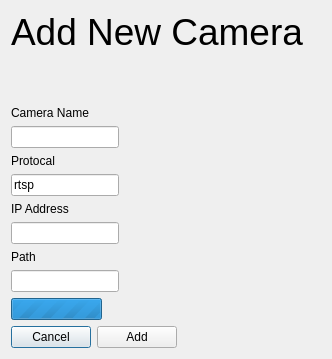
<?xml version="1.0" encoding="UTF-8"?>
<ui version="4.0">
 <class>AddCamera</class>
 <widget class="QDialog" name="AddCamera">
  <property name="windowModality">
   <enum>Qt::ApplicationModal</enum>
  </property>
  <property name="geometry">
   <rect>
    <x>0</x>
    <y>0</y>
    <width>332</width>
    <height>359</height>
   </rect>
  </property>
  <property name="minimumSize">
   <size>
    <width>332</width>
    <height>359</height>
   </size>
  </property>
  <property name="maximumSize">
   <size>
    <width>374</width>
    <height>391</height>
   </size>
  </property>
  <property name="windowTitle">
   <string>Add New Camera</string>
  </property>
  <property name="modal">
   <bool>true</bool>
  </property>
  <layout class="QFormLayout" name="formLayout">
   <item row="0" column="0">
    <layout class="QVBoxLayout" name="verticalLayout">
     <item>
      <widget class="QLabel" name="label_5">
       <property name="font">
        <font>
         <pointsize>28</pointsize>
        </font>
       </property>
       <property name="styleSheet">
        <string notr="true"/>
       </property>
       <property name="text">
        <string>Add New Camera</string>
       </property>
       <property name="alignment">
        <set>Qt::AlignCenter</set>
       </property>
      </widget>
     </item>
    </layout>
   </item>
   <item row="2" column="0">
    <widget class="QLabel" name="label_2">
     <property name="text">
      <string>Camera Name</string>
     </property>
    </widget>
   </item>
   <item row="3" column="0">
    <widget class="QLineEdit" name="nameInput"/>
   </item>
   <item row="4" column="0">
    <widget class="QLabel" name="label">
     <property name="text">
      <string>Protocal</string>
     </property>
    </widget>
   </item>
   <item row="5" column="0">
    <widget class="QLineEdit" name="protocalInput">
     <property name="text">
      <string>rtsp</string>
     </property>
     <property name="placeholderText">
      <string/>
     </property>
    </widget>
   </item>
   <item row="6" column="0">
    <widget class="QLabel" name="label_4">
     <property name="text">
      <string>IP Address</string>
     </property>
    </widget>
   </item>
   <item row="7" column="0">
    <widget class="QLineEdit" name="ipAddressInput"/>
   </item>
   <item row="8" column="0">
    <widget class="QLabel" name="label_3">
     <property name="text">
      <string>Path</string>
     </property>
    </widget>
   </item>
   <item row="9" column="0">
    <widget class="QLineEdit" name="pathInput"/>
   </item>
   <item row="10" column="0">
    <widget class="QProgressBar" name="progressBar">
     <property name="maximum">
      <number>0</number>
     </property>
     <property name="value">
      <number>-1</number>
     </property>
    </widget>
   </item>
   <item row="11" column="0">
    <layout class="QHBoxLayout" name="horizontalLayout">
     <item>
      <widget class="QPushButton" name="cancel">
       <property name="text">
        <string>Cancel</string>
       </property>
      </widget>
     </item>
     <item>
      <widget class="QPushButton" name="addCamera">
       <property name="text">
        <string>Add</string>
       </property>
      </widget>
     </item>
    </layout>
   </item>
   <item row="1" column="0">
    <spacer name="verticalSpacer">
     <property name="orientation">
      <enum>Qt::Vertical</enum>
     </property>
     <property name="sizeHint" stdset="0">
      <size>
       <width>20</width>
       <height>40</height>
      </size>
     </property>
    </spacer>
   </item>
  </layout>
 </widget>
 <resources/>
 <connections/>
</ui>
